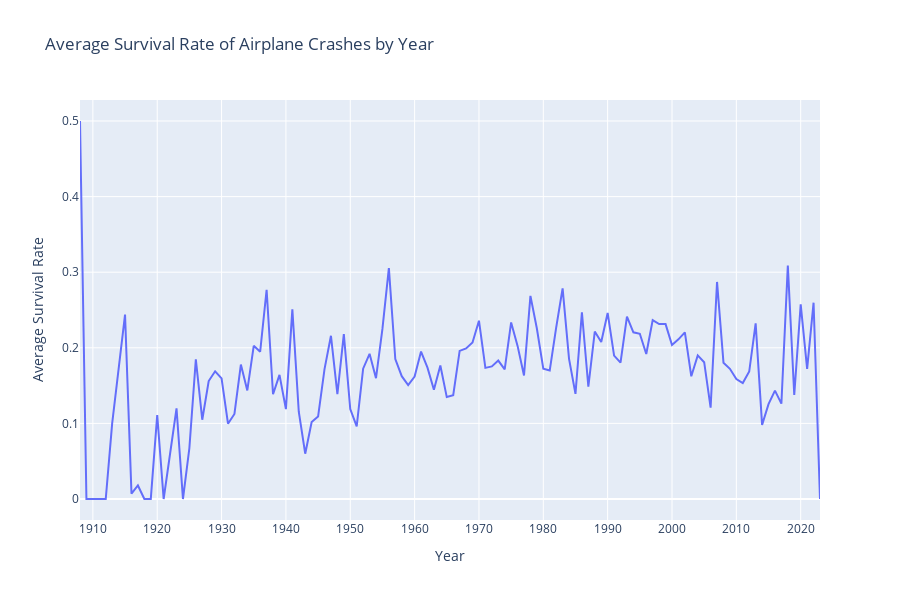

Write notebook code for a chart like this one.
### Code cell
# Calculate average survival rate per year
df['Year'] = df['Date'].dt.year
yearly_survival = df.groupby('Year')['Survival Rate'].mean().reset_index()

# Create the line plot
fig = px.line(yearly_survival, x='Year', y='Survival Rate',
              title='Average Survival Rate of Airplane Crashes by Year')

fig.update_layout(xaxis_title='Year',
                  yaxis_title='Average Survival Rate',
                  height=600,
                  xaxis=dict(tickmode='linear', dtick=10))

fig.show()

### Figure 1 — Plotly figure (JSON) as saved in the notebook; plotly's stock layout.template omitted (floating-point values rounded to 4 significant figures)
{"data": [{"hovertemplate": "Year=%{x}<br>Survival Rate=%{y}<extra></extra>", "legendgroup": "", "line": {"color": "#636efa", "dash": "solid"}, "marker": {"symbol": "circle"}, "mode": "lines", "name": "", "orientation": "v", "showlegend": false, "type": "scatter", "x": [1908, 1909, 1912, 1913, 1915, 1916, 1917, 1918, 1919, 1920, 1921, 1922, 1923, 1924, 1925, 1926, 1927, 1928, 1929, 1930, 1931, 1932, 1933, 1934, 1935, 1936, 1937, 1938, 1939, 1940, 1941, 1942, 1943, 1944, 1945, 1946, 1947, 1948, 1949, 1950, 1951, 1952, 1953, 1954, 1955, 1956, 1957, 1958, 1959, 1960, 1961, 1962, 1963, 1964, 1965, 1966, 1967, 1968, 1969, 1970, 1971, 1972, 1973, 1974, 1975, 1976, 1977, 1978, 1979, 1980, 1981, 1982, 1983, 1984, 1985, 1986, 1987, 1988, 1989, 1990, 1991, 1992, 1993, 1994, 1995, 1996, 1997, 1998, 1999, 2000, 2001, 2002, 2003, 2004, 2005, 2006, 2007, 2008, 2009, 2010, 2011, 2012, 2013, 2014, 2015, 2016, 2017, 2018, 2019, 2020, 2021, 2022, 2023], "xaxis": "x", "y": [0.5, 0, 0, 0.1, 0.2439, 0.007143, 0.01786, 0, 0, 0.1111, 0, 0.05726, 0.1199, 0, 0.06744, 0.1846, 0.1049, 0.156, 0.169, 0.1596, 0.09957, 0.1125, 0.1779, 0.1436, 0.2026, 0.1948, 0.2768, 0.1386, 0.1642, 0.1189, 0.2508, 0.1155, 0.05992, 0.1017, 0.1091, 0.1718, 0.2159, 0.1388, 0.2181, 0.1191, 0.09619, 0.1724, 0.192, 0.1598, 0.225, 0.3053, 0.1851, 0.1625, 0.1507, 0.1619, 0.1949, 0.1738, 0.1445, 0.1766, 0.1348, 0.1374, 0.1959, 0.1992, 0.207, 0.2359, 0.1734, 0.1753, 0.1832, 0.1715, 0.2336, 0.2025, 0.1633, 0.2686, 0.2255, 0.1725, 0.1701, 0.2266, 0.2787, 0.1854, 0.139, 0.247, 0.1485, 0.2215, 0.2076, 0.2461, 0.1897, 0.1804, 0.2412, 0.2205, 0.2185, 0.1918, 0.2366, 0.2315, 0.2314, 0.2038, 0.2112, 0.2204, 0.1623, 0.19, 0.181, 0.1209, 0.2871, 0.1803, 0.1722, 0.1586, 0.1533, 0.1686, 0.2324, 0.09801, 0.1255, 0.1434, 0.1262, 0.3088, 0.1376, 0.2575, 0.1721, 0.2597, 0], "yaxis": "y"}], "layout": {"height": 600, "legend": {"tracegroupgap": 0}, "title": {"text": "Average Survival Rate of Airplane Crashes by Year"}, "xaxis": {"anchor": "y", "domain": [0, 1], "dtick": 10, "tickmode": "linear", "title": {"text": "Year"}}, "yaxis": {"anchor": "x", "domain": [0, 1], "title": {"text": "Average Survival Rate"}}}}
